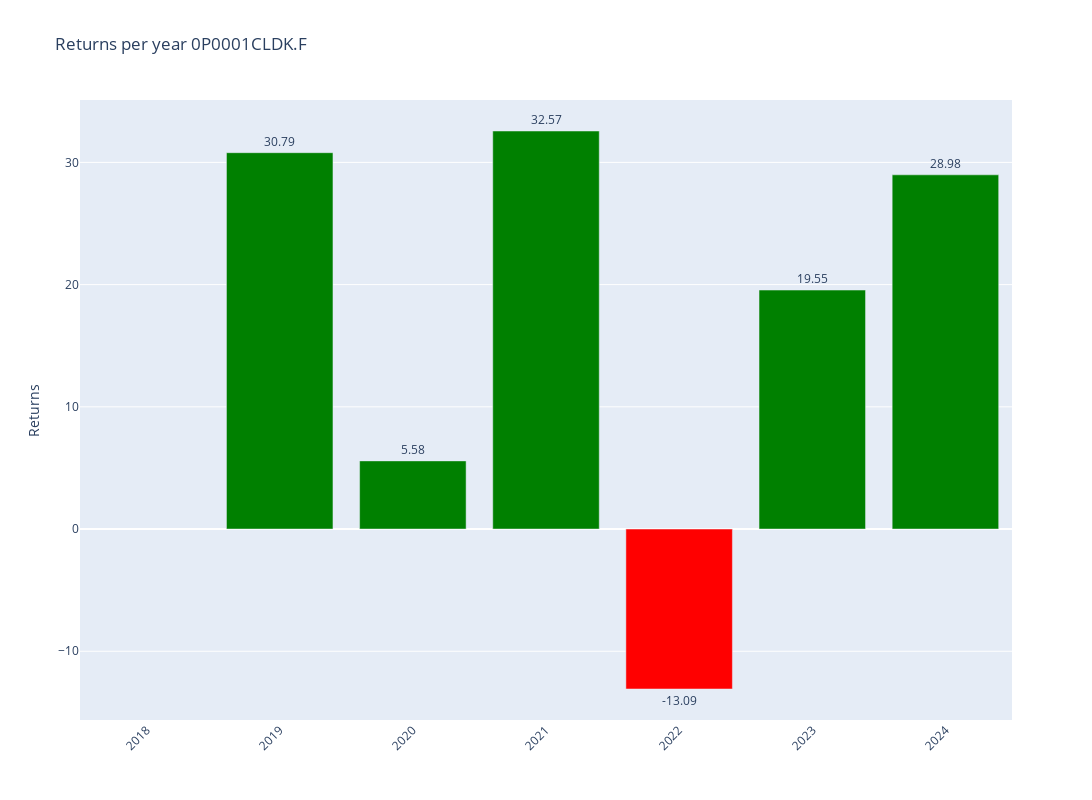

The cell this chart's notebook holds for it:
### Code cell
# Plotly
fig = make_subplots()

# Add colors
colors = ['green' if x >= 0 else 'red' for x in annual_data['Return']]

# Graph (1,1)
fig.add_trace(go.Bar(y=annual_data['Return'],x=annual_data['Return'].index,text=round(annual_data['Return'],2),textposition='outside',marker_color=colors,hoverinfo='skip'),row=1,col=1)

# Update xaxis properties
fig.update_yaxes(title_text="Returns", row=1, col=1)

fig.update_layout(xaxis=dict(tickvals=annual_data.index,tickangle=-45),height=800, width=1300,title=f"Returns per year {ticker}")

fig.show()

### Figure 1 — Plotly figure (JSON) as saved in the notebook; plotly's stock layout.template omitted (floating-point values rounded to 4 significant figures)
{"data": [{"hoverinfo": "skip", "marker": {"color": ["red", "green", "green", "green", "red", "green", "green"]}, "text": [null, 30.79, 5.58, 32.57, -13.09, 19.55, 28.98], "textposition": "outside", "type": "bar", "x": [2018, 2019, 2020, 2021, 2022, 2023, 2024], "xaxis": "x", "y": [null, 30.79, 5.577, 32.57, -13.09, 19.55, 28.98], "yaxis": "y"}], "layout": {"height": 800, "title": {"text": "Returns per year 0P0001CLDK.F"}, "width": 1300, "xaxis": {"anchor": "y", "domain": [0, 1], "tickangle": -45, "tickvals": [2018, 2019, 2020, 2021, 2022, 2023, 2024]}, "yaxis": {"anchor": "x", "domain": [0, 1], "title": {"text": "Returns"}}}}
